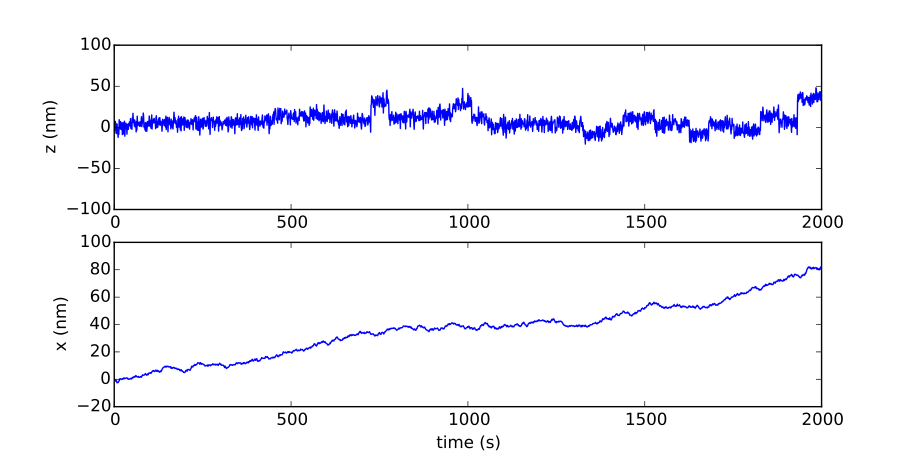

The Python source for this figure:

# coding: utf-8

# In[1]:

#get_ipython().magic(u'matplotlib notebook')

import matplotlib
import numpy as np
import matplotlib.pyplot as plt

plt.figure(figsize=(7,4))


# In[3]:

data = np.loadtxt('responsetracks.csv',delimiter=',')


# In[4]:

t = data[:,0]
pos = data[:,2]
xtrack = data[:,1]
plt.subplot(2,1,1)
plt.plot(t,pos)
plt.ylim(-100,100)
plt.ylabel('z (nm)')

plt.subplot(2,1,2)
plt.plot(t,xtrack)
plt.ylabel('x (nm)')
plt.ylim(-20,100)
plt.xlabel('time (s)')

plt.show()
# In[ ]:
